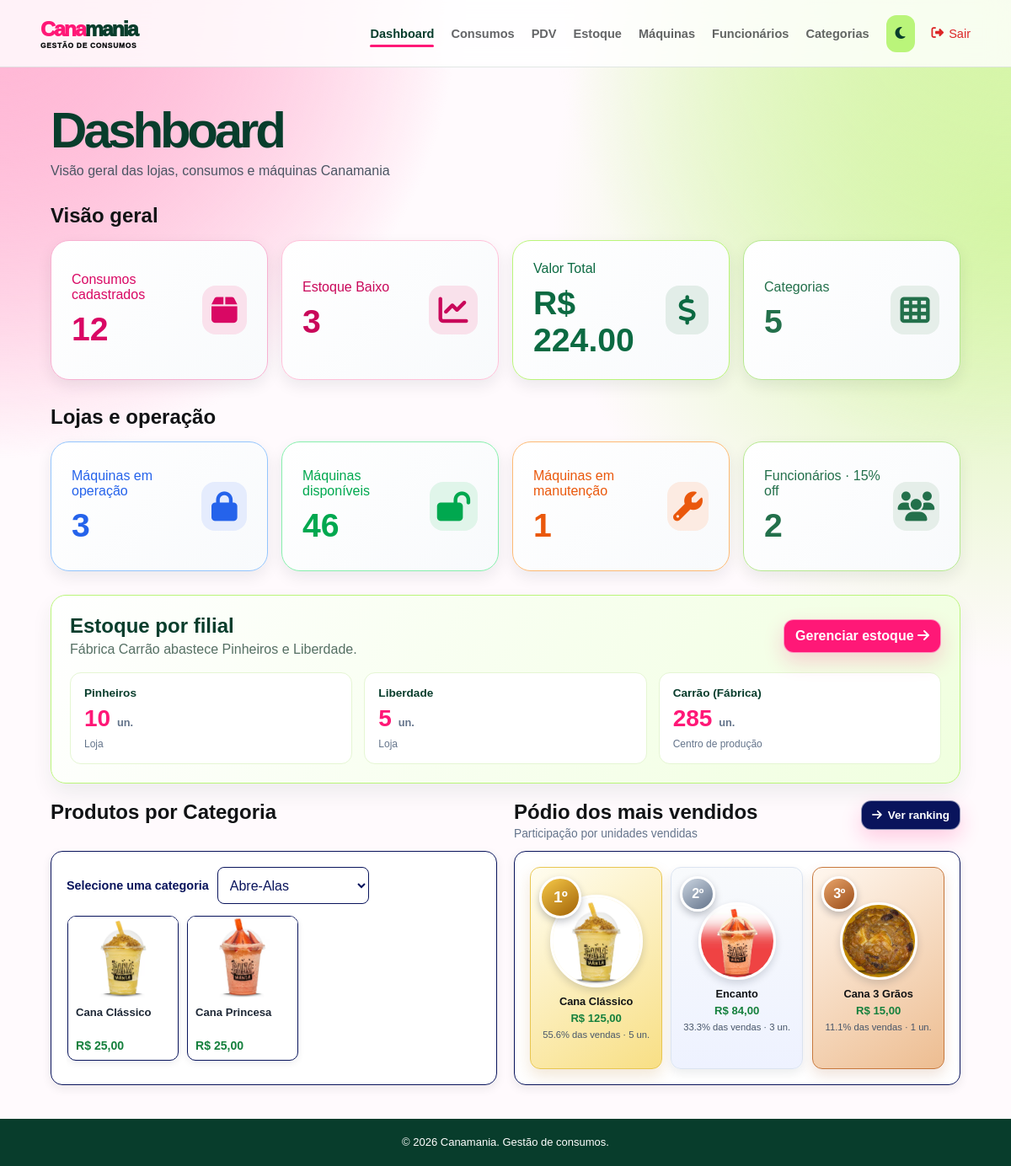
/ (signed in), run on the app's committed database.
### app/models/produtos.py (models this page shows, shortened)
class Produto(Base):
    __tablename__ = "produtos"
    id = Column(Integer, primary_key=True, index=True)
    nome = Column(String(200), unique=True, index=True)
    preco = Column(Float)
    estoque_atual = Column(Integer, nullable=False, default=0)
    possui_variacoes_tamanho = Column(Boolean, nullable=False, default=False, server_default="false")
    ativo = Column(Boolean, default=True)
    imagem_path = Column(String(255), nullable=True)
    categoria_id = Column(Integer, ForeignKey("categorias.id", ondelete="SET NULL"), nullable=True)
    categoria = relationship("Categoria", back_populates="produtos")
    estoques_tamanho = relationship(
        "EstoqueTamanho", back_populates="produto", cascade="all, delete-orphan"
    )
    estoques_variacoes = relationship(
        "EstoqueVariacao", back_populates="produto", cascade="all, delete-orphan"
    )

### app/models/venda.py (models this page shows, shortened)
class ItemVenda(Base):
    __tablename__ = "itens_venda"
    id         = Column(Integer, primary_key=True, index=True)
    venda_id   = Column(
        Integer,
        ForeignKey("vendas.id", ondelete="CASCADE"),
        nullable=False
    )
    produto_id = Column(
        Integer,
        ForeignKey("produtos.id", ondelete="SET NULL"),
        nullable=True
    )
    produto_nome   = Column(String(150), nullable=False)
    tamanho        = Column(String(10), nullable=True)
    cor            = Column(String(50), nullable=True)
    quantidade     = Column(Integer, nullable=False)
    preco_unitario = Column(Float, nullable=False)   # preço no momento da venda
    venda   = relationship("Venda", back_populates="itens")
    produto = relationship("Produto", backref="itens_venda")

### app/main.py (the view)
@app.get("/")
def home(
    request: Request,
    usuario=Depends(get_usuario_opcional),
    db: Session = Depends(get_db)
):
    if usuario is None:
        return templates.TemplateResponse(name="index.html", request=request)
    produtos_ativos = (
        db.query(Produto)
        .options(
            selectinload(Produto.categoria),
            selectinload(Produto.estoques_variacoes).selectinload(EstoqueVariacao.tamanho),
        )
        .filter(Produto.ativo == True)
        .all()
    )
    from app.controllers.estoque_controller import garantir_estoque_filiais
    garantir_estoque_filiais(db)
    saldos_filiais = (
        db.query(EstoqueFilial)
        .join(Produto, EstoqueFilial.produto_id == Produto.id)
        .join(Categoria, Produto.categoria_id == Categoria.id, isouter=True)
        .filter(
            Produto.ativo == True,
            (Categoria.nome.is_(None)) | (~func.lower(Categoria.nome).in_(CATEGORIAS_CONSUMO)),
        )
        .all()
    )
    estoque_por_filial = {filial: sum(s.quantidade for s in saldos_filiais if s.filial == filial) for filial in FILIAIS}
    alertas_filiais = [s for s in saldos_filiais if 0 < s.quantidade <= LIMITE_ESTOQUE_BAIXO]
    total_produtos = len(produtos_ativos)
    estoque_baixo = (
        db.query(Produto)
        .filter(Produto.ativo == True, condicao_estoque_baixo())
        .count()
    )
    valor_total = (
        db.query(func.coalesce(func.sum(Venda.total_liquido), 0.0))
        .scalar()
    )
    contagem_cat = {}
    produtos_por_categoria = {}
    for p in produtos_ativos:
        if p.categoria and hasattr(p.categoria, 'nome'):
            name_cat = p.categoria.nome
        elif isinstance(p.categoria, str) and p.categoria.strip():
            name_cat = p.categoria
        else:
            name_cat = "Gerais"
        contagem_cat[name_cat] = contagem_cat.get(name_cat, 0) + 1
        produtos_por_categoria.setdefault(name_cat, []).append(p)
    produtos_por_categoria = {
        categoria: sorted(produtos, key=lambda produto: produto.nome.lower())
        for categoria, produtos in sorted(produtos_por_categoria.items(), key=lambda item: item[0].lower())
    }
    total_categorias = len(contagem_cat)
    ranking_dashboard = {}
    for item in db.query(ItemVenda).options(joinedload(ItemVenda.produto)).all():
        chave = item.produto_id or f"nome:{item.produto_nome}"
        produto = item.produto
        dados = ranking_dashboard.setdefault(chave, {
            "id": item.produto_id,
            "nome": item.produto_nome or (produto.nome if produto else "Produto removido"),
            "imagem_url": produto.imagem_url if produto else "/static/img/produto_padrao.png",
            "vendas": 0,
            "receita": 0.0,
        })
        quantidade = int(item.quantidade or 0)
        dados["vendas"] += quantidade
        dados["receita"] += quantidade * float(item.preco_unitario or 0)
    total_unidades_vendidas = sum(produto["vendas"] for produto in ranking_dashboard.values())
    mais_vendidos_dashboard = sorted(
        ranking_dashboard.values(), key=lambda produto: (-produto["vendas"], -produto["receita"], produto["nome"])
    )[:3]
    for produto in mais_vendidos_dashboard:
        produto["porcentagem"] = round((produto["vendas"] / total_unidades_vendidas) * 100, 1) if total_unidades_vendidas else 0.0
    garantir_armarios_iniciais(db)
    ocupados = db.query(Armario).filter(Armario.status == "ocupado").count()
    disponiveis = db.query(Armario).filter(Armario.status == "disponivel").count()
    manutencao = db.query(Armario).filter(Armario.status == "manutencao").count()
    total_associados = db.query(Usuario).filter(Usuario.ativo == True, Usuario.role == "funcionario").count()
    return templates.TemplateResponse(
        name="dashboard.html",
        request=request,
        context={
            "request": request,
            "usuario": usuario,
            "total_produtos": total_produtos,
            "estoque_baixo": estoque_baixo,
            "valor_total": valor_total,
            "total_categorias": total_categorias,
            "produtos_por_categoria": produtos_por_categoria,
            "mais_vendidos_dashboard": mais_vendidos_dashboard,
            "lista_armarios": db.query(Armario).order_by(Armario.id).all(),
            "armarios_ocupados": ocupados,
            "armarios_disponiveis": disponiveis,
            "armarios_manutencao": manutencao,
            "total_associados": total_associados
            ,"filiais": FILIAIS
            ,"estoque_por_filial": estoque_por_filial
            ,"alertas_filiais": alertas_filiais
        }
    )

### app/templates/dashboard.html (shortened to what this page needs)
<!DOCTYPE html>
<html lang="pt-br">
<head>
    <link rel="stylesheet" href="/static/css/dashboard.css?v=maquinas-status-5">
    <link rel="stylesheet" href="/static/css/welcome_toast.css?v=1">
    <link rel="stylesheet" href="https://cdnjs.cloudflare.com/ajax/libs/font-awesome/6.5.2/css/all.min.css">
</head>
<body>
    {% include "partials/navbar.html" %}
    <div class="dashboard">
        <div class="header">
            <div>
                <h1>Dashboard</h1>
                <p>Visão geral das lojas, consumos e máquinas Canamania</p>
            </div>
        </div>
        <h2>Visão geral</h2>
        <div class="cards">
            <a class="card card-link azul" href="/produtos" aria-label="Ver produtos">
                <div>
                    <span>Consumos cadastrados</span>
                    <h3 id="total-produtos">{{ total_produtos | default(0) }}</h3>
                </div>
                <i class="fa-solid fa-box"></i>
            </a>
            <a class="card card-link vermelho" href="/produtos/?estoque_baixo=true" aria-label="Ver produtos com estoque baixo">
                <div>
                    <span>Estoque Baixo</span>
                    <h3 id="estoque-baixo">{{ estoque_baixo | default(0) }}</h3>
                </div>
                <i class="fa-solid fa-chart-line"></i>
            </a>
            <a class="card card-link verde" href="/pdv/historico" aria-label="Ver histórico de vendas">
                <div>
                    <span>Valor Total</span>
                    <h3 id="valor-total">R$ {{ "%.2f"|format(valor_total | default(0.0)) }}</h3>
                </div>
                <i class="fa-solid fa-dollar-sign"></i>
            </a>
            <a class="card card-link roxo" href="/categorias" aria-label="Ver categorias">
                <div>
                    <span>Categorias</span>
                    <h3 id="total-categorias">{{ total_categorias | default(0) }}</h3>
                </div>
                <i class="fa-solid fa-table-cells"></i>
            </a>
        </div>
        <h2>Lojas e operação</h2>
        <div class="cards">
            <a class="card card-link maquinas-ocupadas" href="/maquinas" aria-label="Ver máquinas em operação">
                <div>
                    <span>Máquinas em operação</span>
                    <h3 id="armarios-ocupados">{{ armarios_ocupados | default(0) }}</h3>
                </div>
                <i class="fa-solid fa-lock"></i>
            </a>
            <a class="card card-link maquinas-disponiveis" href="/maquinas" aria-label="Ver máquinas disponíveis">
                <div>
                    <span>Máquinas disponíveis</span>
                    <h3 id="armarios-disponiveis">{{ armarios_disponiveis | default(0) }}</h3>
                </div>
                <i class="fa-solid fa-lock-open"></i>
            </a>
            <a class="card card-link maquinas-manutencao" href="/maquinas" aria-label="Ver máquinas em manutenção">
                <div>
                    <span>Máquinas em manutenção</span>
                    <h3 id="armarios-manutencao">{{ armarios_manutencao | default(0) }}</h3>
                </div>
                <i class="fa-solid fa-wrench"></i>
            </a>
            <a class="card card-link roxo" href="/usuarios" aria-label="Ver funcionários">
                <div>
                    <span>Funcionários · 15% off</span>
                    <h3 id="total-associados">{{ total_associados | default(0) }}</h3>
                </div>
                <i class="fa-solid fa-users"></i>
            </a>
        </div>
        <section class="filiais-dashboard">
            <div class="filiais-heading"><div><h2>Estoque por filial</h2><p>Fábrica Carrão abastece Pinheiros e Liberdade.</p></div><a href="/estoque/">Gerenciar estoque <i class="fa-solid fa-arrow-right"></i></a></div>
            <div class="filiais-grid">{% for filial in filiais %}<article><span>{{ filial }}</span><strong>{{ estoque_por_filial[filial] }} <small>un.</small></strong><em>{% if filial == 'Carrão (Fábrica)' %}Centro de produção{% else %}Loja{% endif %}</em></article>{% endfor %}</div>
        </section>
        <div class="bottom">
            <section class="produtos-categoria-area" aria-labelledby="titulo-produtos-categoria">
                <h2 id="titulo-produtos-categoria">Produtos por Categoria</h2>
                <div class="panel produtos-categoria-panel">
                    <div id="lista-categorias">
                        {% if produtos_por_categoria %}
                            <div class="seletor-categoria">
                                <label for="categoria-produtos">Selecione uma categoria</label>
                                <select id="categoria-produtos" name="categoria-produtos">
                                    {% for categoria in produtos_por_categoria %}
                                        <option value="categoria-{{ loop.index }}">{{ categoria }}</option>
                                    {% endfor %}
                                </select>
                            </div>
                            {% for categoria, produtos in produtos_por_categoria.items() %}
                                <section id="categoria-{{ loop.index }}" class="vitrine-categoria"{% if not loop.first %} hidden{% endif %} aria-label="Produtos da categoria {{ categoria }}">
                                    <div class="vitrine-produtos" aria-label="Produtos da categoria {{ categoria }}">
                                        {% for produto in produtos %}
                                            <a class="produto-vitrine" href="/produtos/{{ produto.id }}" aria-label="Ver {{ produto.nome }}">
                                                <img src="{{ produto.imagem_url }}" alt="{{ produto.nome }}" loading="lazy">
                                                <span class="produto-vitrine-nome">{{ produto.nome }}</span>
                                                <strong class="produto-vitrine-preco">R$ {{ '%.2f'|format(produto.preco_exibicao)|replace('.', ',') }}</strong>
                                            </a>
                                        {% endfor %}
                                    </div>
                                </section>
                            {% endfor %}
                        {% else %}
                            <div class="estado-vazio-categoria">Nenhum produto cadastrado.</div>
                        {% endif %}
                    </div>
                </div>
            </section>
            <section class="mais-vendidos-area" aria-labelledby="titulo-mais-vendidos-dashboard">
                <div class="mais-vendidos-titulo">
                    <div>
                        <h2 id="titulo-mais-vendidos-dashboard">Pódio dos mais vendidos</h2>
                        <p>Participação por unidades vendidas</p>
                    </div>
                    <a class="btn-ver-ranking" href="/mais_vendidos"><i class="fa-solid fa-arrow-right" aria-hidden="true"></i> Ver ranking</a>
                </div>
                <div class="panel podium-panel">
                    {% if mais_vendidos_dashboard %}
                    <ol class="podium-lista">
                        {% for produto in mais_vendidos_dashboard %}
                        <li class="podium-item podium-{{ loop.index }}">
                            <span class="podium-posicao" aria-label="{{ loop.index }}º lugar">{{ loop.index }}º</span>
                            {% if produto.id %}<a href="/produtos/{{ produto.id }}" class="podium-imagem-link" aria-label="Ver {{ produto.nome }}">{% endif %}
                                <img src="{{ produto.imagem_url }}" alt="{{ produto.nome }}" class="podium-imagem" loading="lazy" onerror="this.onerror=null; this.src='/static/img/produto_padrao.png';">
                            {% if produto.id %}</a>{% endif %}
                            <div class="podium-info">
                                <strong>{{ produto.nome }}</strong>
                                <span class="podium-receita">R$ {{ "{:,.2f}".format(produto.receita).replace(",", "X").replace(".", ",").replace("X", ".") }}</span>
                                <span class="podium-percentual">{{ produto.porcentagem }}% das vendas · {{ produto.vendas }} un.</span>
                            </div>
                        </li>
                        {% endfor %}
                    </ol>
                    {% else %}
                    <div class="podium-vazio"><i class="fa-solid fa-trophy" aria-hidden="true"></i><p>O pódio aparecerá após as primeiras vendas.</p></div>
                    {% endif %}
                </div>
            </section>
        </div>
    </div>
    <footer class="main-footer"><p>&copy; 2026 Canamania. Gestão de consumos.</p></footer>
</body>
</html>

### data on the page
Produto: imagem_url (picture), nome "Cana Clássico", possui_variacoes_tamanho+preco "25,00"
Produto: imagem_url (picture), nome "Cana Princesa", possui_variacoes_tamanho+preco "25,00"
ItemVenda: shows a picture, nome "Cana Clássico", receita "125,00", porcentagem "55.6", vendas "5"
ItemVenda: shows a picture, nome "Encanto", receita "84,00", porcentagem "33.3", vendas "3"
ItemVenda: shows a picture, nome "Cana 3 Grãos", receita "15,00", porcentagem "11.1", vendas "1"

### other printed values
{{ total_produtos | default(0) }} "12"
{{ estoque_baixo | default(0) }} "3"
{{ "%.2f"|format(valor_total | default(0.0)) }} "224.00"
{{ total_categorias | default(0) }} "5"
{{ armarios_ocupados | default(0) }} "3"
{{ armarios_disponiveis | default(0) }} "46"
{{ armarios_manutencao | default(0) }} "1"
{{ total_associados | default(0) }} "2"
{{ filial }} "Pinheiros" "Liberdade" "Carrão (Fábrica)"
{{ estoque_por_filial[filial] }} "10" "5" "285"
form field categoria-produtos "Abre-Alas"
